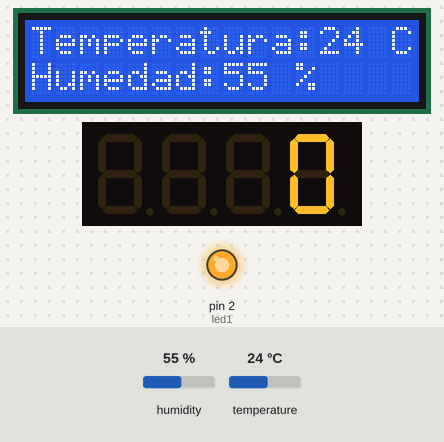
A sketch run on a simulated Arduino Uno, built with avr-gcc and run on an emulated ATmega328P. Parts: 16×2 character LCD, 4-digit seven-segment display, output pins drawn as LEDs (lit = HIGH). The inputs (shaded band) are chosen by the test bench; at power-on: humidity 55 %, temperature 24 °C. What the sketch prints to the serial monitor is not drawn.

Above: at 1.2 s.
1.3 s: humidity set to 22 %
At 3.5 s:
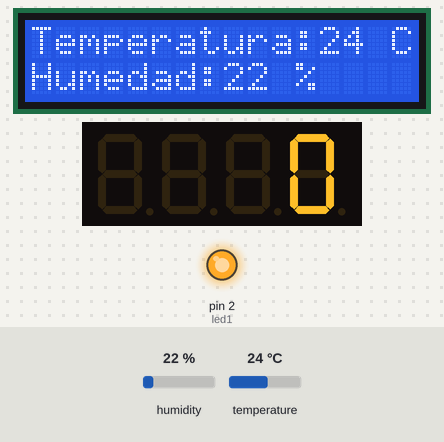
7.7 s: temperature set to 12 °C
At 9.8 s:
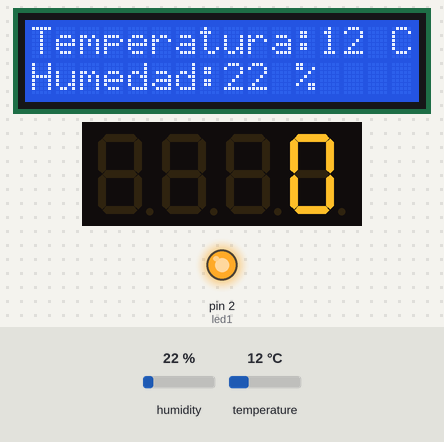
13.8 s: humidity set to 40 %
At 16.1 s:
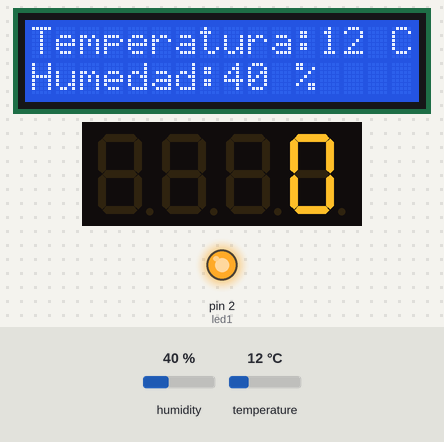
19.9 s: temperature set to 19 °C
At 22.4 s:
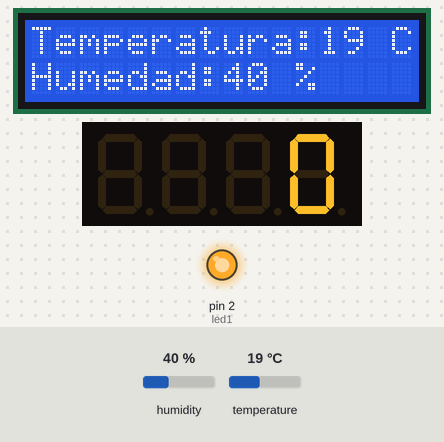
Timing chart, 0 to 26.2 s (numbered marks = the images above; inputs shaded):
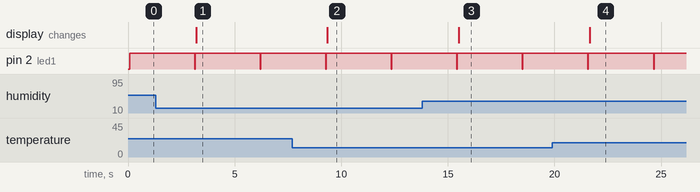

The sketch:

hum_temp.ino
```cpp
// Programa : Display LCD 16x2 con modulo I2C y dht11.

//Librerias LCD
#include <Wire.h>
#include <LiquidCrystal_I2C.h>

//Libreria Sensor
#include <SimpleDHT.h>

//Libreria mult 7 segmentos
#include <TM1637Display.h>

//================================================
#define CLK 4
#define DIO 5

//llamaremos al objeto : dht indicaremos el pin conectado(2) y el modelo(dht11);
int pinDHT11 = 3;
SimpleDHT11 dht11(pinDHT11);

//int sensor=3;
int led1 = 2;
int temp;
int hum;

//========================================

//Crear el objeto lcd  dirección  0x3F y 16 columnas x 2 filas
LiquidCrystal_I2C lcd(0x27, 16, 2);

//Inicializo el display multiplexor
TM1637Display display(CLK, DIO);


void setup() {
  Serial.begin(9600);

  //Led Sensado
  pinMode(led1, OUTPUT);

  // Inicializar el LCD
  lcd.init();

  //Encender la luz de fondo.
  lcd.backlight();

  //Defino el brillo del display 7 seg
  display.setBrightness(0x0f);


}

void loop() {


  byte t = 0;
  byte h = 0;
  dht11.read(pinDHT11, &t, &h, NULL);

  //Led Sensado
  digitalWrite(led1, HIGH);

  //Variable del conteo
  int valor = 0;
  //Muestro los conteos del sensado
  display.showNumberDec(valor, false);


  // Ubicamos el cursor en la primera posición(columna:0) de la primera línea(fila:0)
  //LCD
  lcd.setCursor(0, 0);
  lcd.print("Temperatura:");
  lcd.print(t);
  lcd.print(" C");
  //MONITOR
  Serial.print("Temperatura: ");
  Serial.print(t);
  Serial.println(" C");

  //LCD
  lcd.setCursor(0, 1);
  lcd.print("Humedad:");
  lcd.print(h);
  lcd.print(" %");
  //MONITOR
  Serial.print("Humedad: ");
  Serial.print(h);
  Serial.println(" %");

  delay(3000);

  //Incremento variable valor por cada sensado
  valor = valor ++;
  //Led Sensado
  digitalWrite(led1, LOW);
}
```

Measured:
- after the input at 1.3 s, the display: changes after 1.9 s (image 1)
- after the input at 7.7 s, the display: changes after 1.7 s (image 2)
- after the input at 13.8 s, the display: changes after 1.7 s (image 3)
- after the input at 19.9 s, the display: changes after 1.7 s (image 4)
- by itself, pin 2 (led1): alternates HIGH for 3.0 s and LOW for 0.02 s
